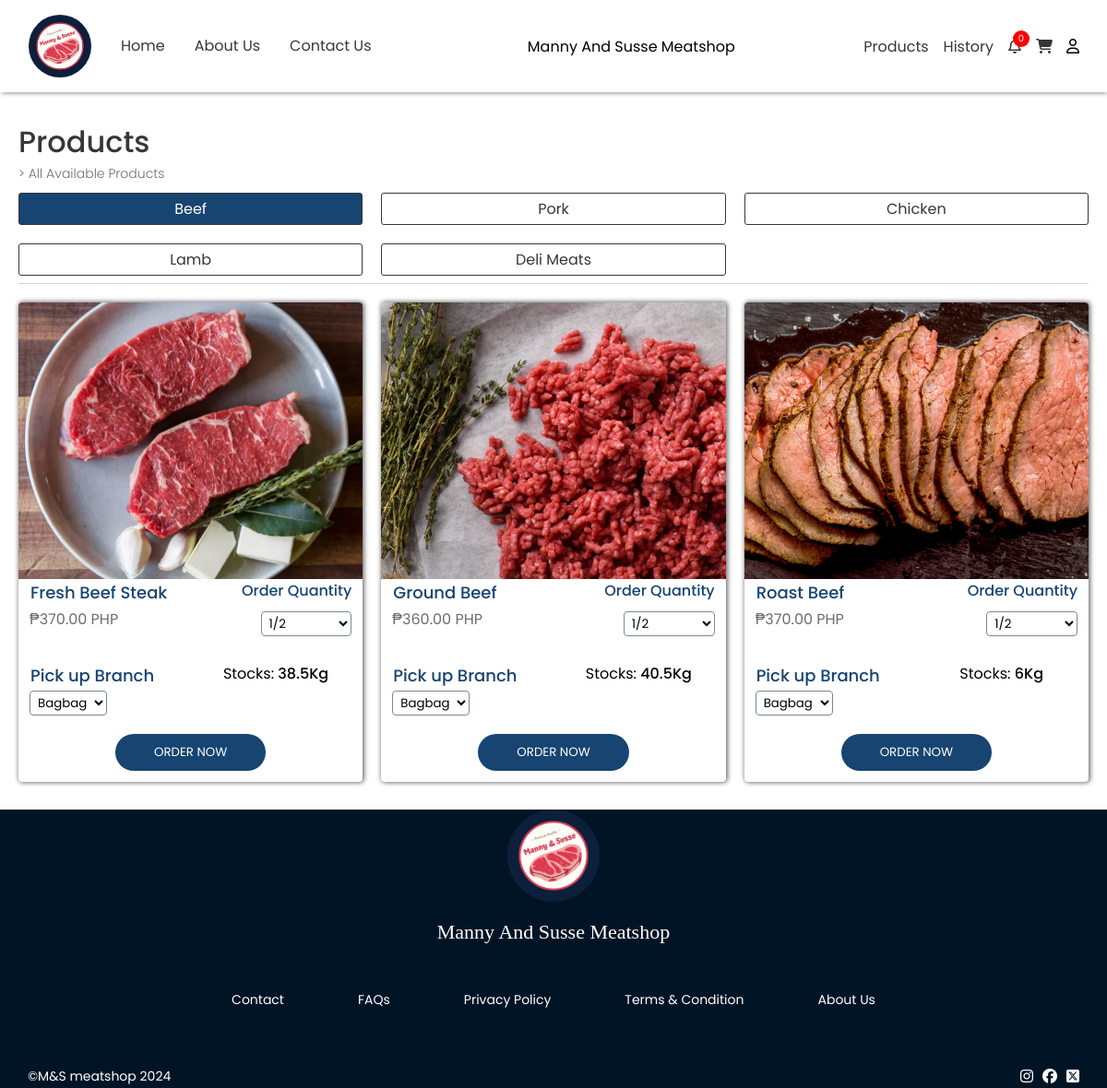
The app's page /components/products.php (signed in) with its own data.
### tables this page shows
CREATE TABLE `tbl_product_type` (
  `prod_type_id` int(11) NOT NULL,
  `prod_type_name` varchar(50) NOT NULL
);

CREATE TABLE `tbl_products` (
  `prod_id` int(11) NOT NULL,
  `prod_name` varchar(255) NOT NULL,
  `prod_price` int(11) NOT NULL,
  `prod_type` int(11) NOT NULL,
  `prod_stocks` float NOT NULL,
  `prod_img` varchar(255) NOT NULL
);

### components/products.php (the view, shortened to what this page needs)
<!DOCTYPE html>
<html lang="en">
<head>
    <link rel="stylesheet" href="../styles/general.css">
    <link rel="stylesheet" href="../styles/footer.css">
    <link rel="stylesheet" href="../styles/navbar.css">
    <link rel="stylesheet" href="../styles/products.css">
    <link rel="stylesheet" href="https://cdnjs.cloudflare.com/ajax/libs/font-awesome/6.5.2/css/all.min.css">
</head>
<body>
<?php include "./navbar.php" ?>
    <main>
        <div class="center">
            <div class="con">
                <div class="header-con">
                    <h1>Products</h1>
                    <p>> All Available Products</p>
                    <div class="flex-prod">
                        <?php
                            $queryType = "SELECT * FROM tbl_product_type";
                            $stmtType = $conn->prepare($queryType);
                            $stmtType->execute();
                            $resultType = $stmtType->get_result();
                            $first = true;
                            while($data = $resultType->fetch_assoc()){
                                $style = $first ? 'style="background: rgb(23, 68, 113); color: white;"' : '';
                                $first = false;
                                $prodTypeId = $data["prod_type_id"];
                        ?>
                            <div class="prod-type" data-type-id="<?php echo $prodTypeId; ?>" <?php echo $style; ?>>
                                <?php echo $data["prod_type_name"]; ?>
                            </div>
                        <?php } ?>
                    </div>
                </div>
                <div class="container" id="product-container">
                    <?php
                        $defaultType = 1;
                        $query = "SELECT pr.prod_id, pr.prod_stocks, pr.prod_name, pr.prod_price, pr.prod_type, pr.prod_img, pt.prod_type_name
                                  FROM tbl_products pr
                                  INNER JOIN tbl_product_type pt ON pr.prod_type = pt.prod_type_id
                                  WHERE pr.prod_type = ?";
                        $stmt = $conn->prepare($query);
                        $stmt->bind_param("i", $defaultType);
                        $stmt->execute();
                        $result = $stmt->get_result();
                        while ($data = $result->fetch_assoc()) {
                            $formattedTypeName = strtolower(str_replace(' ', '_', $data["prod_type_name"]));
                            if ($data['prod_stocks'] >= 1) {
                    ?>
                    <div class="con-item" id="<?php echo $data['prod_id']; ?>">
                        <div class="img-con">
                            <img src="../assets/<?php echo $formattedTypeName; ?>/<?php echo $data['prod_img']; ?>" alt="">
                        </div>
                        <div class="flex-con-det">
                            <div class="con-details">
                                <div class="name"><?php echo $data["prod_name"]; ?></div>
                                <div class="price">₱<?php echo number_format($data['prod_price'], 2); ?> PHP</div>
                            </div>
                            <div class="qnty-div">
                                <div class="name">Order Quantity</div>
                                <select name="qnty" class="qnty">
                                    <option value="1/2">1/2</option>
                                </select>
                            </div>
                        </div>
                        <div class="flex-con-det">
                            <div class="con-details">
                                <div class="name">Pick up Branch</div>
                                <select name="branch" class="branch">
                                    <option value="1">Bagbag</option>
                                </select>
                            </div>
                            <div class="input-div">
                                <div>Stocks:
                                    <span style="font-weight: 500;">
                                        <?php echo $data["prod_stocks"] ?>Kg
                                    </span>
                                </div>
                            </div>
                        </div>
                        <div class="div-button">
                            <button>ORDER NOW</button>
                        </div>
                    </div>
                    <?php } } ?>
                </div>
            </div>
        </div>
    </main>
    <?php include "./footer.php" ?>
</body>
</html>

### styles/general.css (style rules this page uses)
* { font-family: "Poppins", sans-serif; box-sizing: border-box; margin: 0; transition: 0.3s ease; }
img { height: 100%; width: 100%; object-fit: cover; object-position: center; }
button { cursor: pointer; }

### styles/products.css (style rules this page uses)
body { margin-top: 100px; }
.center, main .center .con .container .con-item .div-button { display: flex; align-items: center; justify-content: center; }
main .con .header-con { padding-bottom: 8px; margin-bottom: 20px; border-bottom: 1px solid lightgray; }
main .con .header-con p { color: rgb(109, 109, 109); font-size: 14px; font-weight: 300; }
main .con .header-con h1 { font-weight: 500; color: rgb(55, 55, 55); }
main .center .con { max-width: 1200px; width: 100%; padding: 30px 20px; }
main .center .con .container .con-item .img-con { height: 230px; overflow: hidden; }
main .center .con .container .con-item .img-con img { object-fit: cover; object-position: center; }
main .center .con .container .con-item .con-details .name, .qnty-div .name { font-weight: 500; color: rgb(23, 68, 113); }
main .center .con .container .con-item .con-details { line-height: 28px; }
main .center .con .container .con-item .con-details .price { color: rgb(109, 109, 109); }
main .center .con .container .con-item .con-details .name { border: 1px solid transparent; }
main .center .con .container .con-item { box-shadow: 1px 0px 5px 1px rgba(0,0,0,0.56); -webkit-box-shadow: 1px 0px 5px 1px rgba(0,0,0,0.56); -moz-box-shadow: 1px 0px 5px 1px rgba(0,0,0,0.56); border-radius: 4px; overflow: hidden; }
main .center .con .container .con-item .div-button button { background: rgb(23, 68, 113); color: white; padding: 10px 42px; margin-bottom: 12px; border-radius: 50px; border: none; margin-top: 20px; }
main .center .con .container { display: grid; grid-template-columns: repeat(2, 1fr); gap: 20px; }
main .center .con .header-con .flex-prod { display: grid; grid-template-columns: repeat(3, 1fr); justify-content: space-between; gap: 20px; margin-top: 10px; }
main .center .con .header-con .flex-prod div { background: white; border: 1px solid rgb(56, 56, 56); color: rgb(55, 55, 55); text-align: center; border-radius: 3px; padding: 4px 6px; }
.flex-con-det { padding: 0 12px; }
.input-div { margin-top: 0; margin-bottom: 0; }
select { border: 1px solid lightslategray; border-radius: 4px; background: transparent; padding: 2px 4px; }
.qnty-div { display: flex; flex-direction: column; align-items: end; gap: 10px; }
.qnty-div select { width: 60%; }
@media (min-width: 768px) { main .center .con .container { grid-template-columns: repeat(3, 1fr); } }
@media (min-width: 768px) { main .center .con .container .con-item .img-con { height: 300px; } }
@media (min-width: 768px) { main .center .con .container .con-item .con-details .name { font-size: 18px; } }
@media (min-width: 768px) { main .center .con .container .con-item .con-details .price { font-size: 16px; } }
@media (min-width: 768px) { .flex-con-det { display: grid; grid-template-columns: repeat(2, 1fr); gap: 20px; } }
@media (min-width: 768px) { .input-div { display: flex; align-items: center; flex-direction: column; gap: 10px; } }

### records on screen
tbl_product_type: prod_type_name "Beef"
tbl_product_type: prod_type_name "Pork"
tbl_product_type: prod_type_name "Chicken"
tbl_product_type: prod_type_name "Lamb"
tbl_product_type: prod_type_name "Deli Meats"
tbl_products: prod_img (picture), prod_name "Fresh Beef Steak", prod_price "370.00", prod_stocks "38.5"
tbl_products: prod_img (picture), prod_name "Ground Beef", prod_price "360.00", prod_stocks "40.5"
tbl_products: prod_img (picture), prod_name "Roast Beef", prod_price "370.00", prod_stocks "6"

### other values on screen
$data["CountItems"] "0"
